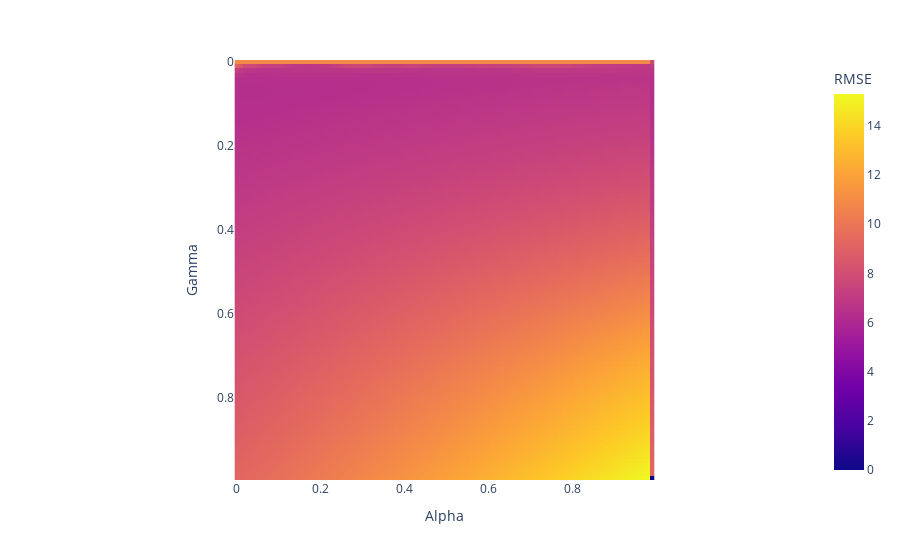

Notebook source saved alongside this figure:
### Code cell
fig = px.imshow(heatmap_rmse, labels=dict(x="Alpha", y="Gamma", color="RMSE"), x = ALPHAS, y = GAMMAS)
fig.show()

### Figure 1 — Plotly figure (JSON) as saved in the notebook; plotly's stock layout.template omitted (floating-point values rounded to 4 significant figures; data arrays with more than 128 entries replaced by an {"elided": "..."} marker saying what was removed)
{"data": [{"coloraxis": "coloraxis", "hovertemplate": "Alpha: %{x}<br>Gamma: %{y}<br>RMSE: %{z}<extra></extra>", "name": "0", "type": "heatmap", "x": [0, 0.01, 0.02, 0.03, 0.04, 0.05, 0.06, 0.07, 0.08, 0.09, 0.1, 0.11, 0.12, 0.13, 0.14, 0.15, 0.16, 0.17, 0.18, 0.19, 0.2, 0.21, 0.22, 0.23, 0.24, 0.25, 0.26, 0.27, 0.28, 0.29, 0.3, 0.31, 0.32, 0.33, 0.34, 0.35, 0.36, 0.37, 0.38, 0.39, 0.4, 0.41, 0.42, 0.43, 0.44, 0.45, 0.46, 0.47, 0.48, 0.49, 0.5, 0.51, 0.52, 0.53, 0.54, 0.55, 0.56, 0.57, 0.58, 0.59, 0.6, 0.61, 0.62, 0.63, 0.64, 0.65, 0.66, 0.67, 0.68, 0.69, 0.7, 0.71, 0.72, 0.73, 0.74, 0.75, 0.76, 0.77, 0.78, 0.79, 0.8, 0.81, 0.82, 0.83, 0.84, 0.85, 0.86, 0.87, 0.88, 0.89, 0.9, 0.91, 0.92, 0.93, 0.94, 0.95, 0.96, 0.97, 0.98, 0.99], "xaxis": "x", "y": [0, 0.01, 0.02, 0.03, 0.04, 0.05, 0.06, 0.07, 0.08, 0.09, 0.1, 0.11, 0.12, 0.13, 0.14, 0.15, 0.16, 0.17, 0.18, 0.19, 0.2, 0.21, 0.22, 0.23, 0.24, 0.25, 0.26, 0.27, 0.28, 0.29, 0.3, 0.31, 0.32, 0.33, 0.34, 0.35, 0.36, 0.37, 0.38, 0.39, 0.4, 0.41, 0.42, 0.43, 0.44, 0.45, 0.46, 0.47, 0.48, 0.49, 0.5, 0.51, 0.52, 0.53, 0.54, 0.55, 0.56, 0.57, 0.58, 0.59, 0.6, 0.61, 0.62, 0.63, 0.64, 0.65, 0.66, 0.67, 0.68, 0.69, 0.7, 0.71, 0.72, 0.73, 0.74, 0.75, 0.76, 0.77, 0.78, 0.79, 0.8, 0.81, 0.82, 0.83, 0.84, 0.85, 0.86, 0.87, 0.88, 0.89, 0.9, 0.91, 0.92, 0.93, 0.94, 0.95, 0.96, 0.97, 0.98, 0.99], "yaxis": "y", "z": {"elided": "100x100 float values"}}], "layout": {"coloraxis": {"colorbar": {"title": {"text": "RMSE"}}, "colorscale": [[0, "#0d0887"], [0.1111, "#46039f"], [0.2222, "#7201a8"], [0.3333, "#9c179e"], [0.4444, "#bd3786"], [0.5556, "#d8576b"], [0.6667, "#ed7953"], [0.7778, "#fb9f3a"], [0.8889, "#fdca26"], [1, "#f0f921"]]}, "margin": {"t": 60}, "xaxis": {"anchor": "y", "constrain": "domain", "domain": [0, 1], "scaleanchor": "y", "title": {"text": "Alpha"}}, "yaxis": {"anchor": "x", "autorange": "reversed", "constrain": "domain", "domain": [0, 1], "title": {"text": "Gamma"}}}}
